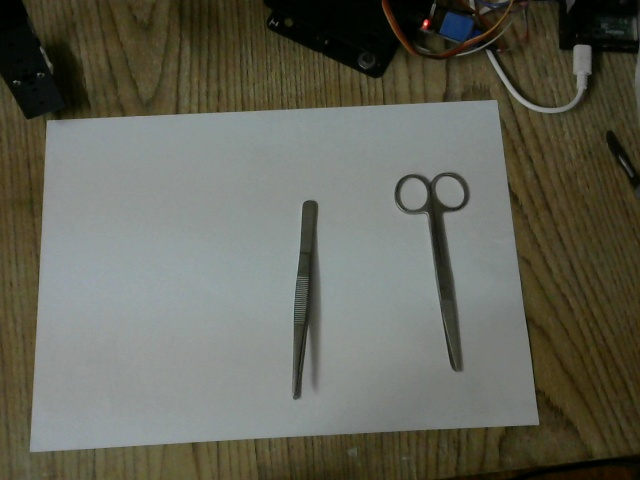
#> input picture Model Run/1_Whole_Surgical_Tray.jpg, 640 x 480 px
$ python 2_Four_Point_OpenCV_getPerspective.py   (older library calls are emulated)
#> lines starting #> are read from the running program, lines starting #| are printed output that depends on the picture; after the words box and inside, x2 and y2 are one past the last pixel; in counts of white or black regions, pixels touching at a corner belong together
import cv2
import imutils
import numpy as np
from skimage import exposure


#function to order points to proper rectangle
def order_points(pts):
    # initialzie a list of coordinates that will be ordered
    # such that the first entry in the list is the top-left,
    # the second entry is the top-right, the third is the
    # bottom-right, and the fourth is the bottom-left
    rect = np.zeros((4, 2), dtype="float32")

    # the top-left point will have the smallest sum, whereas
    # the bottom-right point will have the largest sum
    s = pts.sum(axis=1)
    rect[0] = pts[np.argmin(s)]
    rect[2] = pts[np.argmax(s)]

    # now, compute the difference between the points, the
    # top-right point will have the smallest difference,
    # whereas the bottom-left will have the largest difference
    diff = np.diff(pts, axis=1)
    rect[1] = pts[np.argmin(diff)]
    rect[3] = pts[np.argmax(diff)]

    # return the ordered coordinates
    return rect


#function to transform image to four points
def four_point_transform(image, pts):
    # obtain a consistent order of the points and unpack them
    # individually
    rect = order_points(pts)

    # # multiply the rectangle by the original ratio
    # rect *= ratio

    (tl, tr, br, bl) = rect

    # compute the width of the new image, which will be the
    # maximum distance between bottom-right and bottom-left
    # x-coordiates or the top-right and top-left x-coordinates
    widthA = np.sqrt(((br[0] - bl[0]) ** 2) + ((br[1] - bl[1]) ** 2))
    widthB = np.sqrt(((tr[0] - tl[0]) ** 2) + ((tr[1] - tl[1]) ** 2))
    maxWidth = max(int(widthA), int(widthB))

    # compute the height of the new image, which will be the
    # maximum distance between the top-right and bottom-right
    # y-coordinates or the top-left and bottom-left y-coordinates
    heightA = np.sqrt(((tr[0] - br[0]) ** 2) + ((tr[1] - br[1]) ** 2))
    heightB = np.sqrt(((tl[0] - bl[0]) ** 2) + ((tl[1] - bl[1]) ** 2))
    maxHeight = max(int(heightA), int(heightB))

    # now that we have the dimensions of the new image, construct
    # the set of destination points to obtain a "birds eye view",
    # (i.e. top-down view) of the image, again specifying points
    # in the top-left, top-right, bottom-right, and bottom-left
    # order
    dst = np.array([
        [0, 0],
        [maxWidth - 1, 0],
        [maxWidth - 1, maxHeight - 1],
        [0, maxHeight - 1]], dtype="float32")

    # compute the perspective transform matrix and then apply it
    M = cv2.getPerspectiveTransform(rect, dst)
    warped = cv2.warpPerspective(image, M, (maxWidth, maxHeight))

    # return the warped image
    return warped


#function to find two largest countours which ones are may be
#  full image and our rectangle edged object
def findLargestCountours(cntList, cntWidths):
    newCntList = []
    newCntWidths = []

    #finding 1st largest rectangle
    first_largest_cnt_pos = cntWidths.index(max(cntWidths))

    # adding it in new
    newCntList.append(cntList[first_largest_cnt_pos])
    newCntWidths.append(cntWidths[first_largest_cnt_pos])

    #removing it from old
    cntList.pop(first_largest_cnt_pos)
    cntWidths.pop(first_largest_cnt_pos)

    #finding second largest rectangle
    seccond_largest_cnt_pos = cntWidths.index(max(cntWidths))

    # adding it in new
    newCntList.append(cntList[seccond_largest_cnt_pos])
    newCntWidths.append(cntWidths[seccond_largest_cnt_pos])

    #removing it from old
    cntList.pop(seccond_largest_cnt_pos)
    cntWidths.pop(seccond_largest_cnt_pos)

    print('Old Screen Dimentions filtered', cntWidths)
    print('Screen Dimentions filtered', newCntWidths)
    return newCntList, newCntWidths


#driver function which identifieng 4 corners and doing four point transformation
def convert_object(image, screen_size = None, isDebug = False):

    # image = imutils.resize(image, height=300)
    # ratio = image.shape[0] / 300.0


    # convert the image to grayscale, blur it, and find edges
    # in the image
#> called with isDebug = True
    gray = cv2.cvtColor(image, cv2.COLOR_BGR2GRAY)
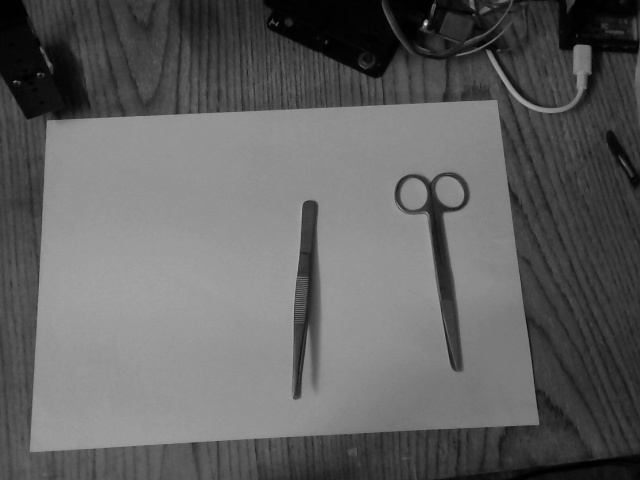
#> gray: shape (480, 640); min 0, max 222, mean 97.3
#> image is the input picture: shape (480, 640, 3); mean B, G, R 86.8, 98.8, 98.2
    gray = cv2.bilateralFilter(gray, 11, 17, 17)  # 11  //TODO 11 FRO OFFLINE MAY NEED TO TUNE TO 5 FOR ONLINE

    gray = cv2.medianBlur(gray, 5)
    edged = cv2.Canny(gray, 30, 400)
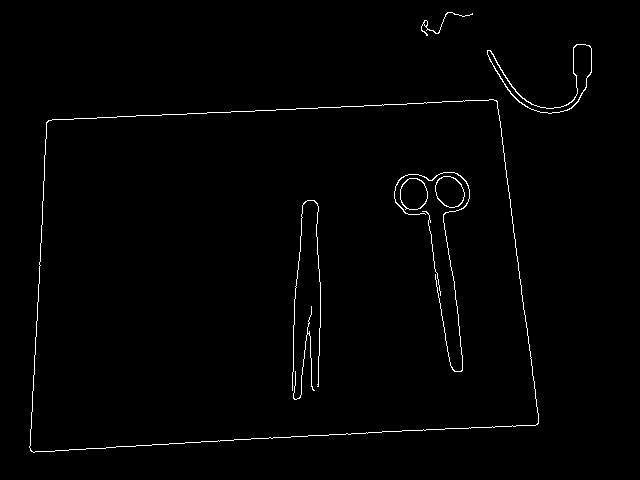
#> edged: shape (480, 640); 1.2% white in thin lines or dots, all inside (x1, y1, x2, y2) = (29, 12, 592, 453)

    if isDebug  : pass#cv2.imshow('edged', edged)
    # find contours in the edged image, keep only the largest
    # ones, and initialize our screen contour

    _, countours, hierarcy = cv2.findContours(edged, cv2.RETR_LIST, cv2.CHAIN_APPROX_NONE)
#> countours = 14 contours, 4 with area under 20; largest, box (x1, y1, x2, y2) and area: (29, 99, 539, 453) 157442, (29, 99, 539, 453) 157434, (487, 44, 592, 114) 1357, (487, 44, 592, 114) 1249, (435, 176, 465, 208) 696

    if isDebug : print('length of countours ', len(countours))
#| length of countours  14

    imageCopy = image.copy()
    if isDebug : pass #cv2.imshow('drawn countours', cv2.drawContours(imageCopy, countours, -1, (0, 255, 0), 1))


    # approximate the contour
    cnts = sorted(countours, key=cv2.contourArea, reverse=True)
#> cnts has the same summary as countours
    screenCntList = []
    scrWidths = []
    for cnt in cnts:
        peri = cv2.arcLength(cnt, True)  # cnts[1] always rectangle O.o
        approx = cv2.approxPolyDP(cnt, 0.02 * peri, True)
        screenCnt = approx
        # print(len(approx))

        if (len(screenCnt) == 4):

            (X, Y, W, H) = cv2.boundingRect(cnt)
            # print('X Y W H', (X, Y, W, H))
            screenCntList.append(screenCnt)
            scrWidths.append(W)
#> this loop made 14 passes
#> (peri, screenCnt, X, Y, W, H) on passes 1, 2, 12, 13, 14: (1667.4, [[497, 101], [48, 120], [30, 450], [537, 424]], 29, 99, 510, 354), (1665.1, [[497, 102], [535, 425], [30, 449], [49, 120]], 29, 99, 510, 354), (388.1, [[311, 306], [294, 399], [308, 333], [314, 390]], 293, 306, 22, 94), (793.9, [[314, 200], [292, 390], [307, 200], [318, 386]], 292, 200, 29, 191), (195.5, [[422, 211], [429, 215], [440, 295], [429, 215]], 422, 211, 19, 85)
#> peri on passes 3 to 8: 391.5, 389.2, 99.5, 100.7, 97.15, 95.5
#> after the loop, scrWidths = [510, 510, 22, 29, 19]; screenCntList = 5 contours, 2 with area under 20; largest, box (x1, y1, x2, y2) and area: (30, 101, 538, 451) 156314, (30, 102, 536, 450) 155538, (294, 306, 315, 400) 256

        # else:
        #     print("4 points not found")

    print('Screens found :', len(screenCntList))
#| Screens found : 5
    print('Screen Dimentions', scrWidths)
#| Screen Dimentions [510, 510, 22, 29, 19]

    screenCntList, scrWidths = findLargestCountours(screenCntList, scrWidths)
#> in findLargestCountours, `first_largest_cnt_pos = cntWidths.index(max(cntWidths))`: first_largest_cnt_pos = 0
#| Old Screen Dimentions filtered [22, 29, 19]
#| Screen Dimentions filtered [510, 510]
#> screenCntList = 2 contours; box (x1, y1, x2, y2) and area: (30, 101, 538, 451) 156314, (30, 102, 536, 450) 155538; scrWidths = [510, 510]

    if not len(screenCntList) >=2: #there is no rectangle found
        return None
    elif scrWidths[0] != scrWidths[1]: #mismatch in rect
        return None

    if isDebug :   pass #cv2.imshow(" Screen", cv2.drawContours(image.copy(), [screenCntList[0]], -1, (0, 255, 0), 3))

    # now that we have our screen contour, we need to determine
    # the top-left, top-right, bottom-right, and bottom-left
    # points so that we can later warp the image -- we'll start
    # by reshaping our contour to be our finals and initializing
    # our output rectangle in top-left, top-right, bottom-right,
    # and bottom-left order
    pts = screenCntList[0].reshape(4, 2)
#> pts = [[497, 101], [48, 120], [30, 450], [537, 424]]
    print('Found bill rectagle at ', pts)
#| Found bill rectagle at  [[497 101]
#|  [ 48 120]
#|  [ 30 450]
#|  [537 424]]
    rect = order_points(pts)
#> in order_points, `s = pts.sum(axis=1)`: s = [598, 168, 480, 961]
#> in order_points, `diff = np.diff(pts, axis=1)`: diff = [-396, 72, 420, -113]
#> rect = [[48, 120], [497, 101], [537, 424], [30, 450]]
    print(rect)
#| [[ 48. 120.]
#|  [497. 101.]
#|  [537. 424.]
#|  [ 30. 450.]]

    # apply the four point tranform to obtain a "birds eye view" of
    # the image
    warped = four_point_transform(image, pts)
#> in four_point_transform, `(tl, tr, br, bl) = rect`: tl = [48, 120]; tr = [497, 101]; br = [537, 424]; bl = [30, 450]
#> in four_point_transform, `widthA = np.sqrt(((br[0] - bl[0]) ** 2) + ((br[1] - bl[1]) ** 2))`: widthA = 507.7
#> in four_point_transform, `widthB = np.sqrt(((tr[0] - tl[0]) ** 2) + ((tr[1] - tl[1]) ** 2))`: widthB = 449.4
#> in four_point_transform, `maxWidth = max(int(widthA), int(widthB))`: maxWidth = 507
#> in four_point_transform, `heightA = np.sqrt(((tr[0] - br[0]) ** 2) + ((tr[1] - br[1]) ** 2))`: heightA = 325.5
#> in four_point_transform, `heightB = np.sqrt(((tl[0] - bl[0]) ** 2) + ((tl[1] - bl[1]) ** 2))`: heightB = 330.5
#> in four_point_transform, `maxHeight = max(int(heightA), int(heightB))`: maxHeight = 330
#> in four_point_transform, `dst = np.array([ [0, 0], [maxWidth - 1, 0], [maxWidth - 1, maxHeight -..`: dst = [[0, 0], [506, 0], [506, 329], [0, 329]]
#> in four_point_transform, `M = cv2.getPerspectiveTransform(rect, dst)`: M = [[1.17, 0.0638, -63.85], [0.0502, 1.19, -144.6], [-1.11e-05, 0.000414, 1]]
#> in four_point_transform, `warped = cv2.warpPerspective(image, M, (maxWidth, maxHeight))`:
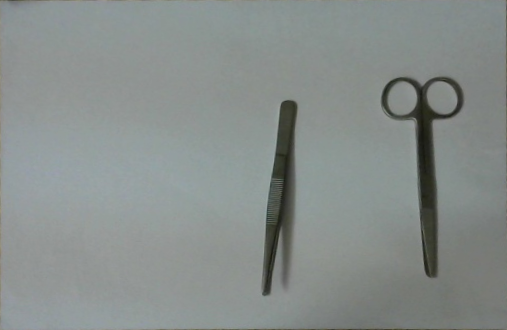
#> warped: shape (330, 507, 3); mean B, G, R 139.5, 141.7, 135.3

    # convert the warped image to grayscale and then adjust
    # the intensity of the pixels to have minimum and maximum
    # values of 0 and 255, respectively
    warp = cv2.cvtColor(warped, cv2.COLOR_BGR2GRAY)
    warp = exposure.rescale_intensity(warp, out_range=(0, 255))
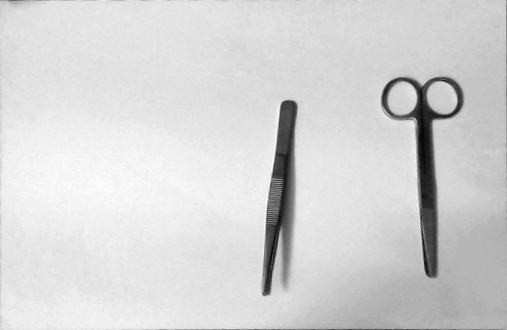
#> warp: shape (330, 507) float64; min 0, max 255, mean 213.2

    # show the original and warped images
    if(isDebug):
        #cv2.imshow("Original", image)
        #cv2.imshow("warp", warped)
        cv2.imwrite("2_Cropprd_Image.jpg",warped)
        cv2.waitKey(0)

    # [4 lines of commented-out code are left out]


convert_object(cv2.imread('1_Whole_Surgical_Tray.jpg'), isDebug=True)
